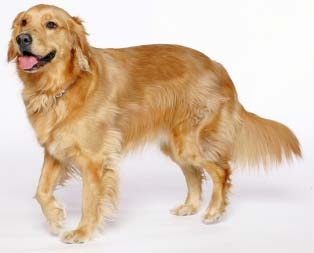
#> input picture CICLO-VII/IA/Parte_practica/semana11/ejemploImagenes/labrador.jpg, 314 x 253 px, found by its file name
$ jupyter execute 07_OCV_RedimensionarImagen.ipynb   (shell and % lines are left out)
#> lines starting #> are read from the running program, lines starting #| are printed output that depends on the picture
Importar paquetes y librerias

[cell 1]
import matplotlib.pyplot as plt
import imutils
import cv2

Función para mostrar una imagen con imshow() de pyplot

[cell 2]
def mostrar_imagen(title, imagen):
  imagen = cv2.cvtColor(imagen,cv2.COLOR_BGR2RGB)
  plt.imshow(imagen)
  plt.title(title)
  plt.grid(False)
  plt.show()

Implementación de redimensionamiento básico con OpenCV

[cell 3]
args = {
    "imagen" :"labrador.jpg"
}

[cell 4]
#Cargar la imagen y mostrarla
imagen = cv2.imread(args["imagen"])
#> imagen is the input picture: shape (253, 314, 3); mean B, G, R 179.3, 199.6, 220.6
mostrar_imagen("Original",imagen)

[cell 5]
imagen.shape
#> Out = (253, 314, 3)

[cell 6]
# Redimensionar la imagen para tener 150 px de ancho
# haciendo que la otra dimensión tenga un tamaño
# apropiado y no se distorsione

# proporción de reducción de la imagen
r = 150.0/imagen.shape[1]
#> r = 0.478

# nueva dimensión de la imagen
dim = (150, int(imagen.shape[0]*r))
#> dim = (150, 120)

# redimensionar la imagen
redimensionado = cv2.resize(imagen,dim,cv2.INTER_AREA)
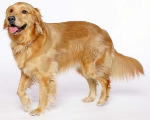
#> redimensionado: shape (120, 150, 3); mean B, G, R 179.2, 199.6, 220.6
mostrar_imagen("Redimensionado a un ancho de 150 pixeles",redimensionado)

[cell 7]
# redimensionamiento de la imagen a un alto de 50 pixeles
# manteniemdo la proporción de la imagen

r = 50.0/imagen.shape[0]
#> r = 0.198

# nueva dimensión de la imagen
dim = (int(imagen.shape[1]*r),50)
#> dim = (62, 50)

# redimensionar la imagen
redimensionado = cv2.resize(imagen,dim,cv2.INTER_AREA)
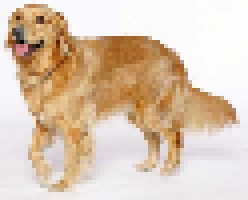
#> redimensionado: shape (50, 62, 3) (shown 4 times larger); mean B, G, R 179.1, 199.5, 220.5
mostrar_imagen("Redimensionado a un alto de 50 pixeles",redimensionado)

[cell 8]
# redimensionando con imutils a un ancho de 100 pixeles
redimensionado = imutils.resize(imagen,width=100)
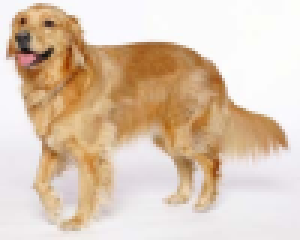
#> redimensionado: shape (80, 100, 3) (shown 3 times larger); mean B, G, R 179.3, 199.6, 220.6
mostrar_imagen("Redimensionado a un ancho de 100 pixeles",redimensionado)

Comparación de métodos de interpolación con OpenCV

[cell 9]
metodos = [("cv2.INTER_NEAREST",cv2.INTER_NEAREST),
           ("cv2.INTER_LINEAR",cv2.INTER_LINEAR),
           ("cv2.INTER_AREA",cv2.INTER_AREA),
           ("cv2.INTER_CUBIC",cv2.INTER_CUBIC),
           ("cv2.INTER_LANCZOS4",cv2.INTER_LANCZOS4)]

[cell 10]
for (nombre,metodo) in metodos:
  print("Método:{}".format(nombre))
  redimensionado = imutils.resize(imagen,width=100,inter=metodo)
  mostrar_imagen("Metodo: {}".format(nombre),redimensionado)
#> this loop made 5 passes
#> pass 1, `redimensionado = imutils.resize(imagen,width=100,inter=metodo)`:
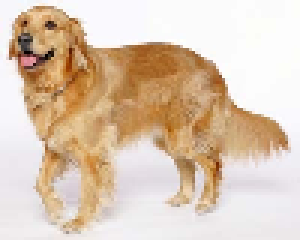
#> redimensionado: shape (80, 100, 3) (shown 3 times larger); mean B, G, R 179.4, 199.7, 220.7

$ run again, with CICLO-VII/IA/Parte_practica/semana11/ejemploImagenes/golden_retriever.jpg copied over CICLO-VII/IA/Parte_practica/semana11/ejemploImagenes/labrador.jpg
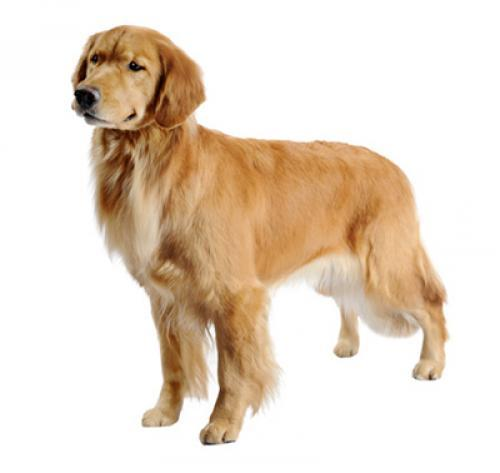
#> input picture CICLO-VII/IA/Parte_practica/semana11/ejemploImagenes/golden_retriever.jpg, 500 x 473 px, found by its file name
#> imagen is the input picture: shape (473, 500, 3); mean B, G, R 202.5, 217.9, 232.3
#> imagen: shape (141, 150, 3)
#> imagen: shape (50, 52, 3)
#> `redimensionado = imutils.resize(imagen,width=100)`:
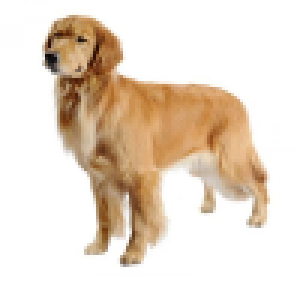
#> redimensionado: shape (94, 100, 3) (shown 3 times larger); mean B, G, R 202.6, 217.9, 232.3
#> imagen: shape (94, 100, 3)
#> the loop `for (nombre,metodo) in metodos:` made 5 passes
#> pass 1, `redimensionado = imutils.resize(imagen,width=100,inter=metodo)`:
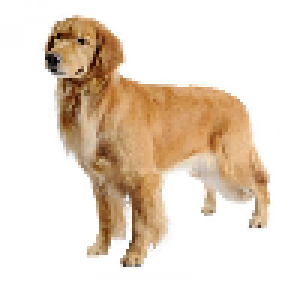
#> redimensionado: shape (94, 100, 3) (shown 3 times larger); mean B, G, R 202.5, 217.8, 232.2
